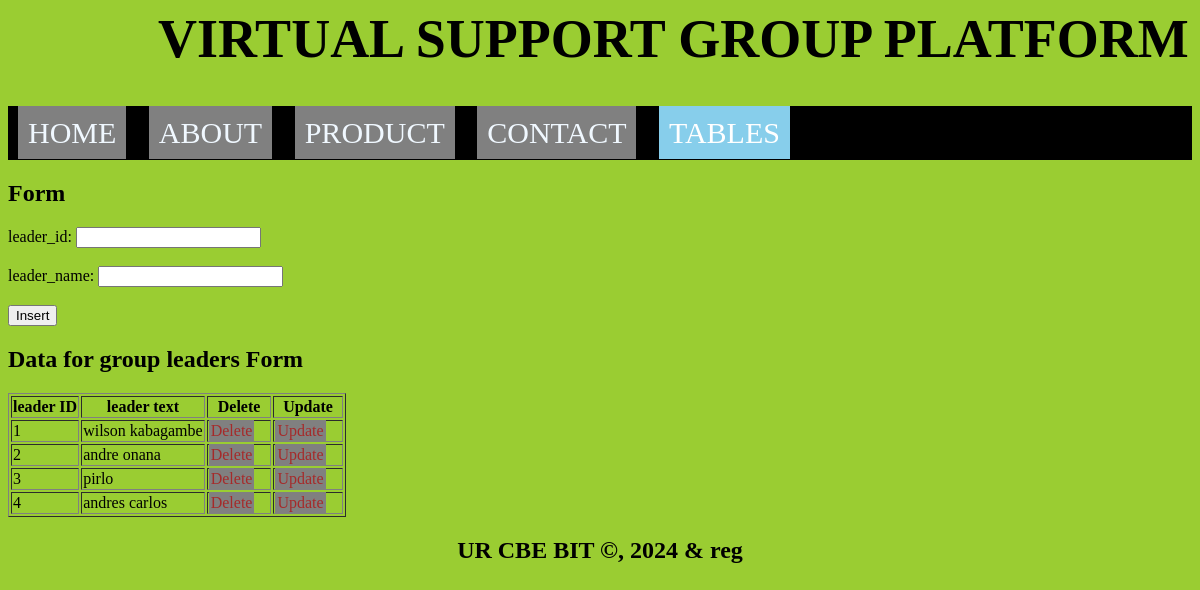
Page /2/groupleaders.php on the committed database.
### tables this page shows
CREATE TABLE `groupleaders` (
  `leader_id` int(11) NOT NULL,
  `leader_name` varchar(100) DEFAULT NULL
);

### 2/groupleaders.php (the view, shortened to what this page needs)
<html lang="en">
<head>
  <link rel="stylesheet" type="text/css" href="style.css" title="style 1" media="screen, tv, projection, handheld, print"/>
<header>
</head>
<body bgcolor="yellowgreen">
    <h1 style="margin-left: 150px; font-size: 54px;">VIRTUAL SUPPORT GROUP PLATFORM</h1>
    <div class="navbar-links" style="margin-top: 10px; font-size: 30px; background-color: black; color: white; padding: 10px;">
        <a href="home.html" style="color: aliceblue;">HOME</a>
        <a href="service.html" style="color: aliceblue;">ABOUT</a>
        <a href="about.html" style="color: aliceblue;">PRODUCT</a>
        <a href="contact.html" style="color: aliceblue;">CONTACT</a>
        <div class="dropdown">
            <a href="#" style="padding: 10px; color: white; background-color: skyblue; text-decoration: none;">TABLES</a>
        </div>
    </div>
<section>
<h1> Form</h1>
    <form method="post" onsubmit="return confirmInsert();">
        <label for="leader_id">leader_id:</label>
        <input type="number" id="leader_id" name="leader_id"><br><br>
        <label for="leader_name">leader_name:</label>
        <input type="text" id="leader_name" name="leader_name" required><br><br>
        <input type="submit" name="add" value="Insert">
    </form>
<h2>Data for group leaders Form</h2>
    <table border="1">
        <tr>
            <th>leader ID</th>
            <th>leader text</th>
            <th>Delete</th>
            <th>Update</th>
        </tr>
        <?php
        include('connection.php');
        $sql = "SELECT * FROM groupleaders";
        $result = $connection->query($sql);
        if ($result->num_rows > 0) {
            while ($row = $result->fetch_assoc()) {
                $leader_id = $row['leader_id'];
                echo "<tr>
                    <td>" . $row['leader_id'] . "</td>
                    <td>" . $row['leader_name'] . "</td>
                    <td><a style='padding:2px' href='delete_groupleaders.php?leader_id=$leader_id'>Delete</a></td>
                    <td><a style='padding:2px' href='update_groupleaders.php?leader_id=$leader_id'>Update</a></td>
                </tr>";
            }
        } else {
            echo "<tr><td colspan='7'>No data found</td></tr>";
        }
        ?>
    </table>
  </body>
<footer>
  <center>
    <b><h2>UR CBE BIT &copy, 2024 & reg</h2></b>
  </center>
</footer>
</body>
</html>

### 2/style.css (style rules this page uses)
.dropdown { position: relative; display: inline-block; }

### 2/groupleaders.php (style rules this page uses)
a { padding: 10px; color: white; background-color: grey; text-decoration: none; margin-right: 15px; }
a:link { color: brown; }

### rows in the picture
groupleaders: leader_id "1", leader_name "wilson kabagambe"
groupleaders: leader_id "2", leader_name "andre onana"
groupleaders: leader_id "3", leader_name "pirlo"
groupleaders: leader_id "4", leader_name "andres carlos"
